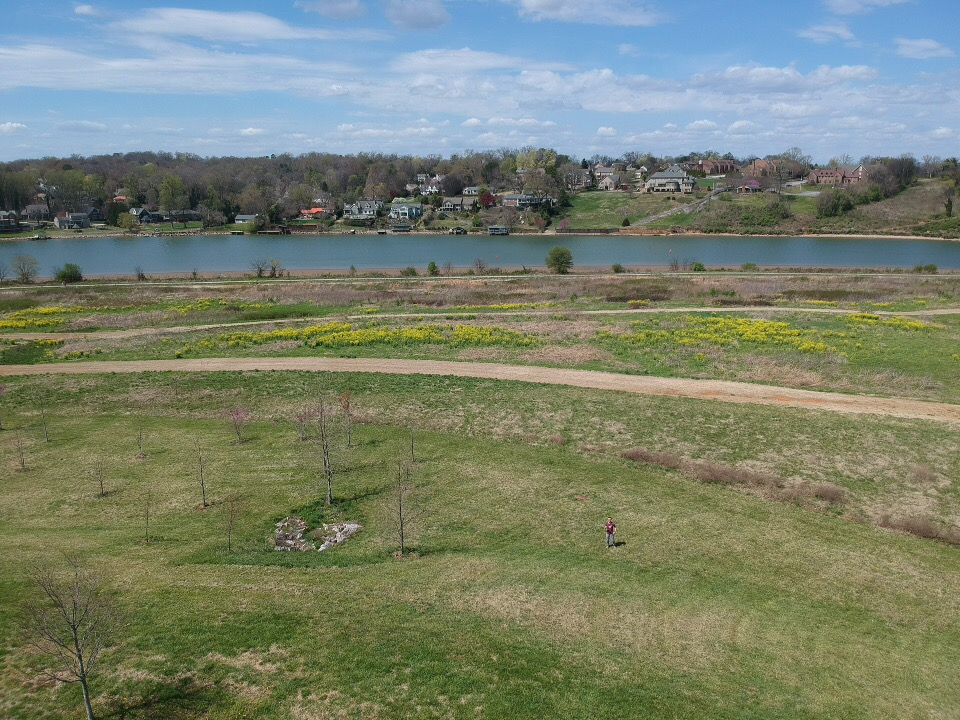
#> input picture far.jpg, 960 x 720 px, given in place of close.jpg, which was not available
$ python matching_myself.py   (older library calls are emulated)
#> lines starting #> are read from the running program, lines starting #| are printed output that depends on the picture; after the words box and inside, x2 and y2 are one past the last pixel; in counts of white or black regions, pixels touching at a corner belong together; pictures that were not available may be replaced by others from this repository, and a replacement may not be noted
### feature_matching.py
# -*- coding: utf-8 -*-
"""
Created on Sat Mar 16 11:28:51 2019

@author: Yang Xu
"""

import cv2
import numpy as np
import scipy.ndimage.filters as filters

##harris corner detection to find points
def find_points(image,block_size=5,max_block=9,k=0.05):

    gray = cv2.cvtColor(image,cv2.COLOR_BGR2GRAY)
    #blur = cv2.GaussianBlur(gray,(7,7),3)
    #blur = np.float32(blur)
    #dst = cv2.cornerHarris(blur,2,3,0.05)
    dst = cv2.cornerHarris(gray,block_size,3,k)
    #find local maximum harris corner responses
    maxima = filters.maximum_filter(dst, max_block)
    maxima = (dst == maxima)
    maxima = maxima.astype(np.int)
    #dst = cv2.dilate(dst,None)
    dst = maxima*dst
    dst=dst.flatten()
    dst=dst[dst!=0]
    points = np.where(maxima==1)
    points = np.asarray(points).T
    orders =np.argsort(dst).tolist()
    points=points[orders]
    points=points[::-1,:]
    ##we only return top 500 corners as key points; you can change the number
    ##below
    points=points[:500,:]

    return points

##orientations of points
# [120 lines left out: functions ori_points, points_intensity, rotation, points_descriptor, feature_match, not called in this run]

###############################################################################

### matching_myself.py
# -*- coding: utf-8 -*-
"""
Created on Sat Mar 30 14:31:16 2019

@author: xuyan
"""

import cv2
import numpy as np
import seaborn as sns
import feature_matching as fm
from sklearn.cluster import KMeans

###############################################################################
img_close = cv2.imread('close.jpg')
#> img_close is the input picture: shape (720, 960, 3); mean B, G, R 111.2, 129.8, 120.6
img_close_re = cv2.resize(img_close,(960,720),interpolation=cv2.INTER_AREA)
gray_close= cv2.cvtColor(img_close_re,cv2.COLOR_BGR2GRAY)
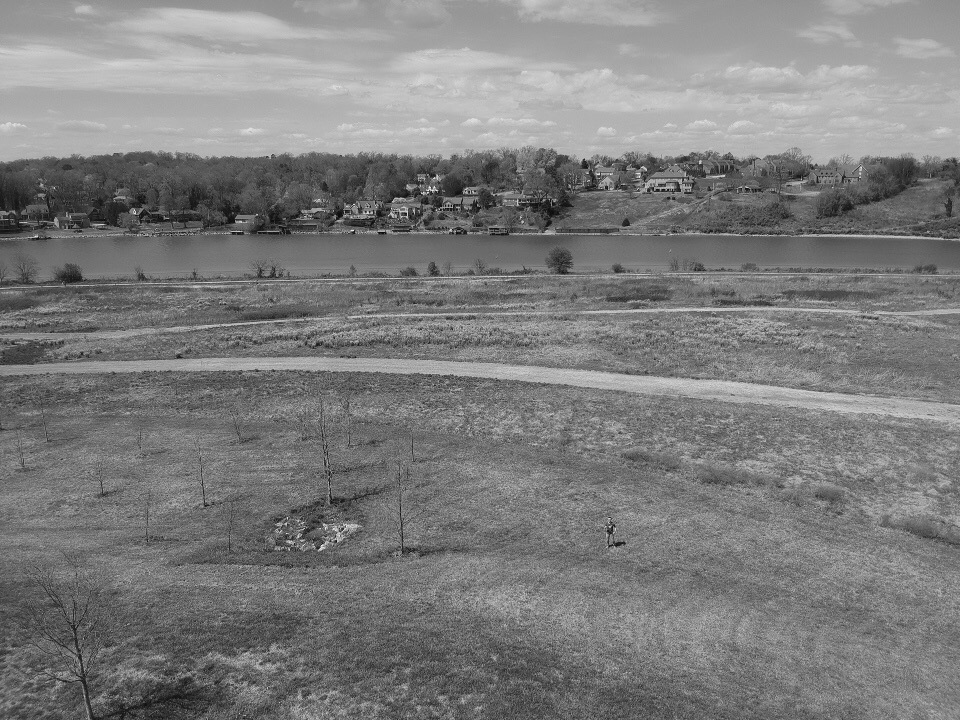
#> gray_close: shape (720, 960); min 2, max 245, mean 124.9

img_close2 = cv2.imread('close2.jpg')
img_close2_re = cv2.resize(img_close2,(960,720),interpolation=cv2.INTER_AREA)
gray_close2= cv2.cvtColor(img_close_re,cv2.COLOR_BGR2GRAY)

img_far = cv2.imread('far.jpg')
gray_far= cv2.cvtColor(img_far,cv2.COLOR_BGR2GRAY)

###############################################################################
sift = cv2.xfeatures2d.SIFT_create()

#kp1, des1 = sift.detectAndCompute(gray_close,None)
#kp2, des2 = sift.detectAndCompute(gray_close2,None)

p1= fm.find_points(img_close_re,block_size=5,max_block=9,k=0.05)
#> in find_points, `dst = cv2.cornerHarris(gray,block_size,3,k)`:
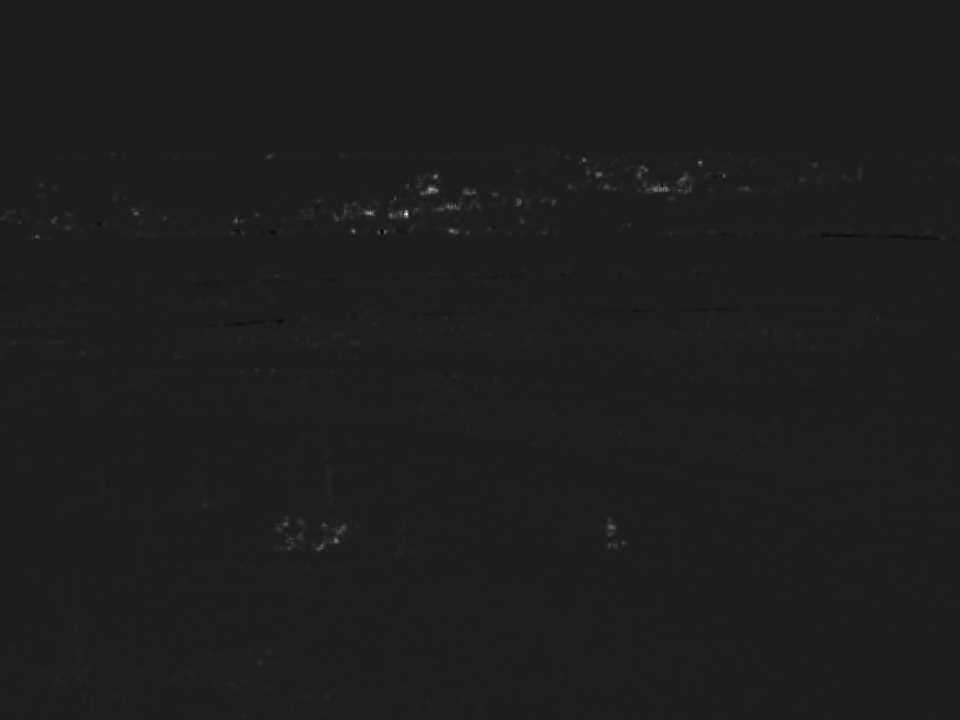
#> dst: shape (720, 960) float32; min -0.00107, max 0.0081, mean 1.62e-05; drawn with min black and max white
#> in find_points, `maxima = filters.maximum_filter(dst, max_block)`:
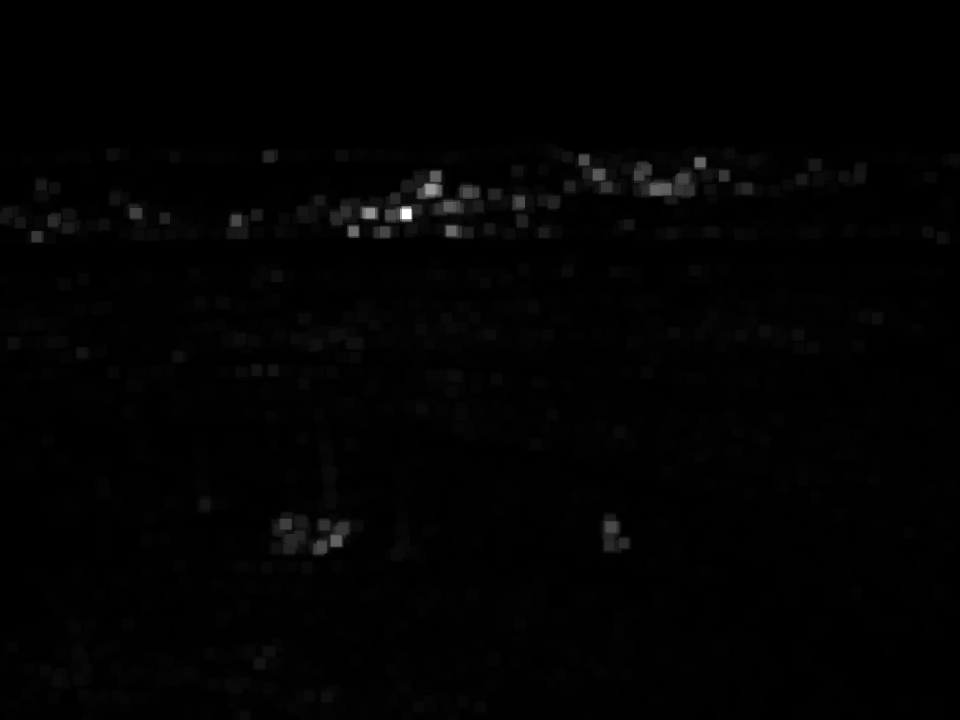
#> maxima: shape (720, 960) float32; min -1.08e-05, max 0.0081, mean 7.14e-05; drawn with min black and max white
#> in find_points, `maxima = (dst == maxima)`:
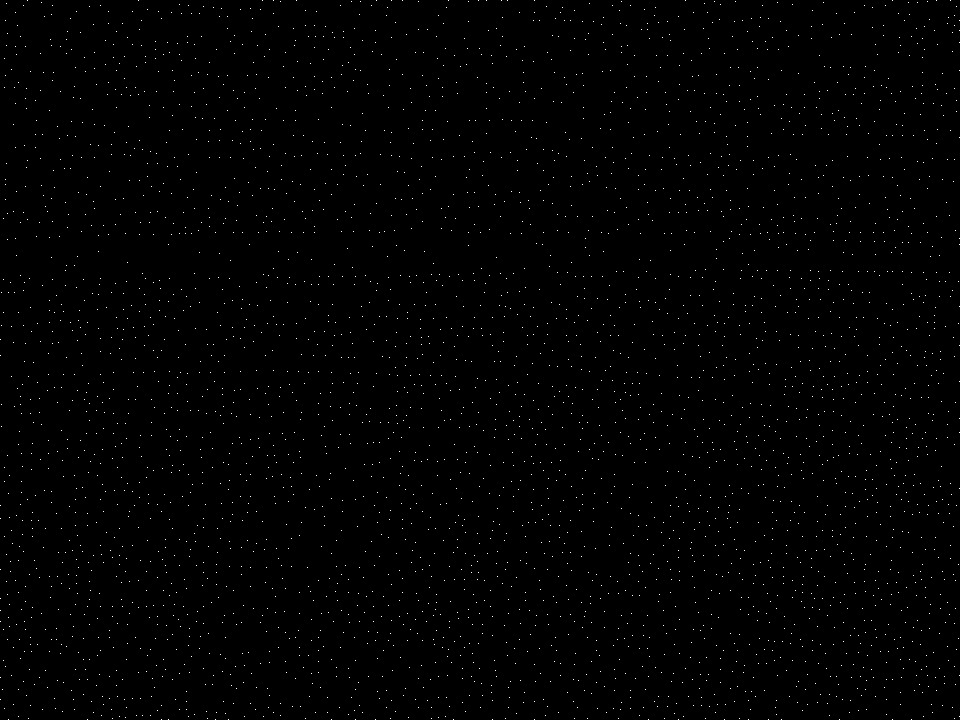
#> maxima: shape (720, 960) bool; 0.57% white in thin lines or dots
#> in find_points, `maxima = maxima.astype(np.int)`: maxima: shape (720, 960) int64; values 0 (black) and 1 (white), 0.57% white in thin lines or dots
#> in find_points, `dst=dst[dst!=0]`: dst = 3969 values, max 0.0081 at index 1017, min 1.45e-10 at index 3, mean 8.25e-05
#> in find_points, `points = np.where(maxima==1)`: points = 3969 positions, rows 0 to 719, columns 0 to 959
#> in find_points, `points = np.asarray(points).T`: points = 3969 pairs, first value 0 to 719, second value 0 to 959
#> in find_points, `orders =np.argsort(dst).tolist()`: orders = 3969 values, max 3968 at index 948, min 0 at index 203, mean 1984
#> in find_points, `points=points[:500,:]`: points = 500 pairs, first value 149 to 719, second value 3 to 954
#> p1 has the same summary as points in find_points
p2= fm.find_points(img_close2_re,block_size=5,max_block=9,k=0.05)
#> p2 has the same summary as points in find_points
#kp1 = [cv2.KeyPoint(p1[i,1], p1[i,0],5) for i in range(p1.shape[0])]
#kp2 = [cv2.KeyPoint(p2[i,1], p2[i,0],5) for i in range(p2.shape[0])]

##segamentation
img_f=[]
for i in range(img_close_re.shape[2]):
    img_f.append(img_close_re[:,:,i].flatten())
#> after the loop, img_f = 3 items
img_f= np.asarray(img_f).T
x=np.repeat(range(img_close_re.shape[0]),img_close_re.shape[1], axis=0)
y=np.tile(range(img_close_re.shape[1]),img_close_re.shape[0])
img_f=np.column_stack((img_f,x))
img_f=np.column_stack((img_f,y))
img_f = img_f.astype(np.float32)

kmeans = KMeans(n_clusters=16, random_state=0).fit(img_f)
img_cp = np.asarray(kmeans.labels_)
img_cp = img_cp.reshape(img_close_re.shape[0],img_close_re.shape[1])
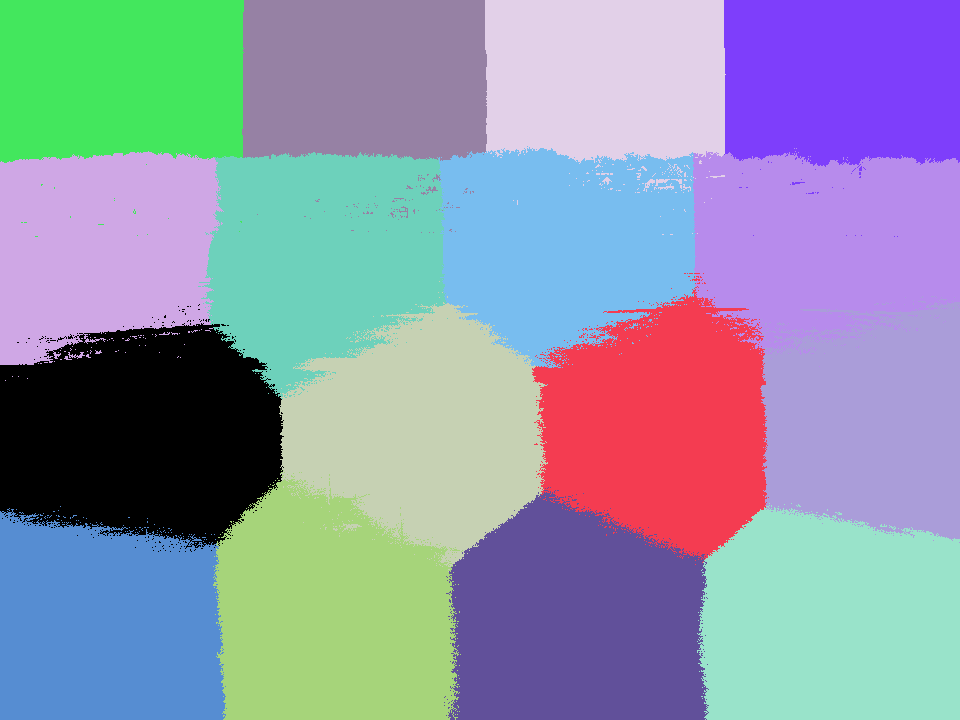
#> img_cp: shape (720, 960) int32; 16 distinct labels, from 0 to 15; one colour per label, 0 black
heat=sns.heatmap(img_cp,cmap="RdBu")
heat.get_figure().savefig("kmeanscluster.jpeg",dpi=1200)
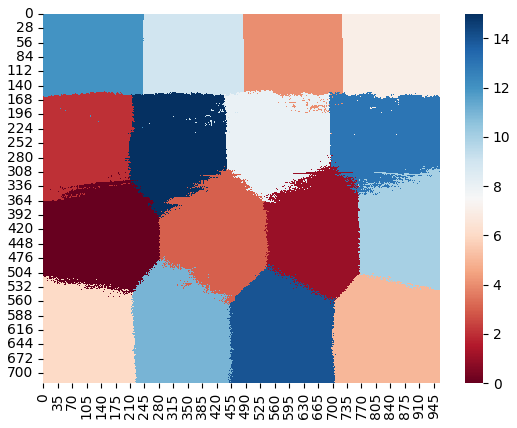
#> figure drawn by matplotlib, 2 panels
img_cp[img_cp!=1]=0
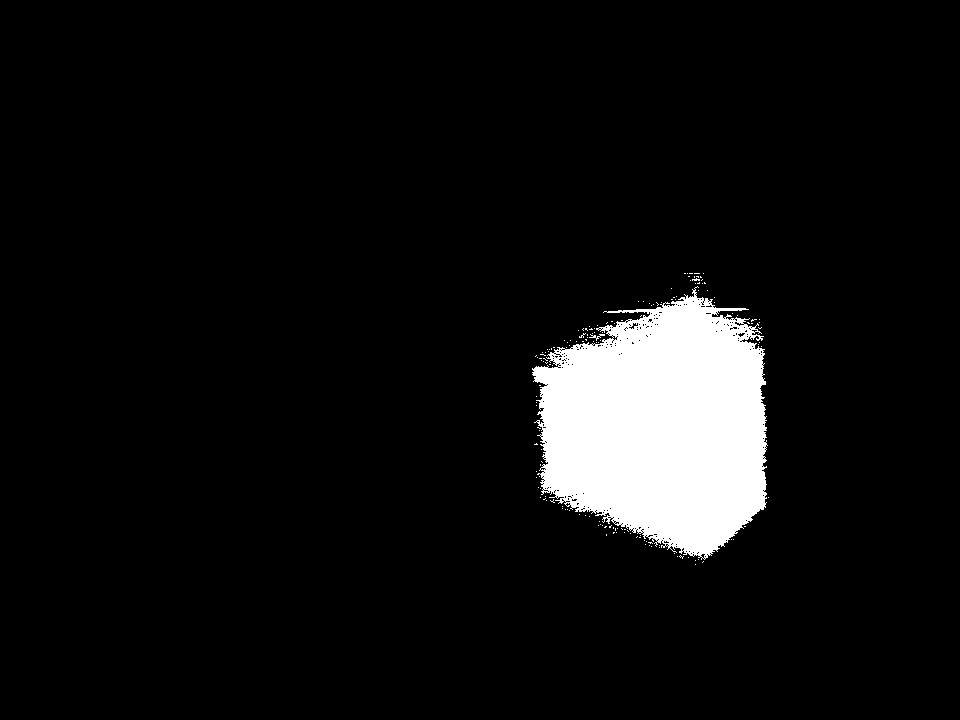
#> img_cp: shape (720, 960) int32; values 0 (black) and 1 (white), 6.6% white; 160 white regions (158 under 20 px), largest, box (x1, y1, x2, y2) and area: (532, 286, 768, 560) 45479, (589, 334, 605, 341) 36

# [15 lines of commented-out code are left out]

obj_p = np.where(img_cp==1)
#> obj_p = 45824 positions, rows 273 to 564, columns 532 to 768
obj_p = np.asarray(obj_p).T
#> obj_p = 45824 pairs, first value 273 to 564, second value 532 to 768
aset = set([tuple(x) for x in p1])
#> aset = 500 items
bset = set([tuple(x) for x in obj_p])
#> bset = 45824 items
common = list(aset.intersection(bset))
#> common = 26 pairs, first value 321 to 471, second value 535 to 764
common = np.array(common)

# [6 lines of commented-out code are left out]

#> (the run stopped early here; a loop or call above may not have finished)
